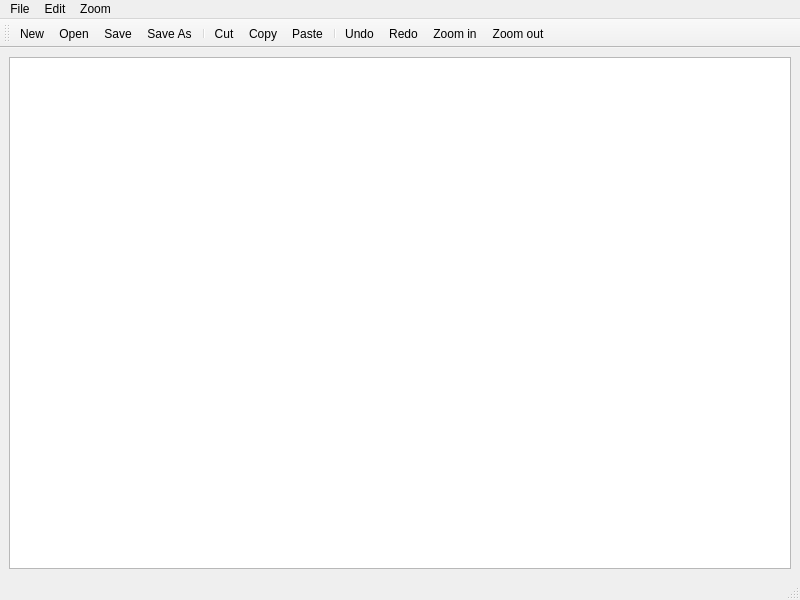
<?xml version="1.0" encoding="UTF-8"?>
<ui version="4.0">
 <class>TextEditor</class>
 <widget class="QMainWindow" name="TextEditor">
  <property name="geometry">
   <rect>
    <x>0</x>
    <y>0</y>
    <width>800</width>
    <height>600</height>
   </rect>
  </property>
  <property name="windowTitle">
   <string>TextEditor</string>
  </property>
  <widget class="QWidget" name="centralwidget">
   <layout class="QHBoxLayout" name="horizontalLayout">
    <item>
     <widget class="QTextEdit" name="textEdit"/>
    </item>
   </layout>
  </widget>
  <widget class="QMenuBar" name="menubar">
   <property name="geometry">
    <rect>
     <x>0</x>
     <y>0</y>
     <width>800</width>
     <height>17</height>
    </rect>
   </property>
   <widget class="QMenu" name="menuFile">
    <property name="title">
     <string>File</string>
    </property>
    <addaction name="actionNew"/>
    <addaction name="actionOpen"/>
    <addaction name="actionSave"/>
    <addaction name="actionSave_As"/>
   </widget>
   <widget class="QMenu" name="menuEdit">
    <property name="title">
     <string>Edit</string>
    </property>
    <addaction name="actionCut"/>
    <addaction name="actionCopy"/>
    <addaction name="actionPaste"/>
    <addaction name="actionUndo"/>
    <addaction name="actionRedo"/>
   </widget>
   <widget class="QMenu" name="menuZoom">
    <property name="title">
     <string>Zoom</string>
    </property>
    <addaction name="actionZoom_in"/>
    <addaction name="actionZoom_out"/>
   </widget>
   <addaction name="menuFile"/>
   <addaction name="menuEdit"/>
   <addaction name="menuZoom"/>
  </widget>
  <widget class="QStatusBar" name="statusbar"/>
  <widget class="QToolBar" name="toolBar">
   <property name="windowTitle">
    <string>toolBar</string>
   </property>
   <attribute name="toolBarArea">
    <enum>TopToolBarArea</enum>
   </attribute>
   <attribute name="toolBarBreak">
    <bool>false</bool>
   </attribute>
   <addaction name="actionNew"/>
   <addaction name="actionOpen"/>
   <addaction name="actionSave"/>
   <addaction name="actionSave_As"/>
   <addaction name="separator"/>
   <addaction name="actionCut"/>
   <addaction name="actionCopy"/>
   <addaction name="actionPaste"/>
   <addaction name="separator"/>
   <addaction name="actionUndo"/>
   <addaction name="actionRedo"/>
   <addaction name="actionZoom_in"/>
   <addaction name="actionZoom_out"/>
  </widget>
  <action name="actionNew">
   <property name="icon">
    <iconset resource="Resource.qrc">
     <normaloff>:/rec/pics/new1.jpg</normaloff>:/rec/pics/new1.jpg</iconset>
   </property>
   <property name="text">
    <string>New</string>
   </property>
   <property name="shortcut">
    <string>Ctrl+N</string>
   </property>
  </action>
  <action name="actionOpen">
   <property name="icon">
    <iconset resource="Resource.qrc">
     <normaloff>:/rec/pics/open1.jpg</normaloff>:/rec/pics/open1.jpg</iconset>
   </property>
   <property name="text">
    <string>Open</string>
   </property>
   <property name="shortcut">
    <string>Ctrl+O</string>
   </property>
  </action>
  <action name="actionSave">
   <property name="icon">
    <iconset resource="Resource.qrc">
     <normaloff>:/rec/pics/save.jpg</normaloff>:/rec/pics/save.jpg</iconset>
   </property>
   <property name="text">
    <string>Save</string>
   </property>
   <property name="shortcut">
    <string>Ctrl+S</string>
   </property>
  </action>
  <action name="actionSave_As">
   <property name="icon">
    <iconset resource="Resource.qrc">
     <normaloff>:/rec/pics/saveAs1.jpg</normaloff>:/rec/pics/saveAs1.jpg</iconset>
   </property>
   <property name="text">
    <string>Save As</string>
   </property>
   <property name="shortcut">
    <string>Ctrl+Shift+S</string>
   </property>
  </action>
  <action name="actionCut">
   <property name="icon">
    <iconset resource="Resource.qrc">
     <normaloff>:/rec/pics/cut.jpg</normaloff>:/rec/pics/cut.jpg</iconset>
   </property>
   <property name="text">
    <string>Cut</string>
   </property>
   <property name="shortcut">
    <string>Ctrl+X</string>
   </property>
  </action>
  <action name="actionCopy">
   <property name="icon">
    <iconset resource="Resource.qrc">
     <normaloff>:/rec/pics/copy.jpg</normaloff>:/rec/pics/copy.jpg</iconset>
   </property>
   <property name="text">
    <string>Copy</string>
   </property>
   <property name="shortcut">
    <string>Ctrl+C</string>
   </property>
  </action>
  <action name="actionPaste">
   <property name="icon">
    <iconset resource="Resource.qrc">
     <normaloff>:/rec/pics/paste.jpg</normaloff>:/rec/pics/paste.jpg</iconset>
   </property>
   <property name="text">
    <string>Paste</string>
   </property>
   <property name="shortcut">
    <string>Ctrl+V</string>
   </property>
  </action>
  <action name="actionUndo">
   <property name="icon">
    <iconset resource="Resource.qrc">
     <normaloff>:/rec/pics/undo.jpg</normaloff>:/rec/pics/undo.jpg</iconset>
   </property>
   <property name="text">
    <string>Undo</string>
   </property>
   <property name="shortcut">
    <string>Ctrl+Z</string>
   </property>
  </action>
  <action name="actionRedo">
   <property name="icon">
    <iconset resource="Resource.qrc">
     <normaloff>:/rec/pics/redo.jpg</normaloff>:/rec/pics/redo.jpg</iconset>
   </property>
   <property name="text">
    <string>Redo</string>
   </property>
   <property name="shortcut">
    <string>Ctrl+Y</string>
   </property>
  </action>
  <action name="actionZoom_in">
   <property name="icon">
    <iconset resource="Resource.qrc">
     <normaloff>:/rec/pics/zoomIn.jpg</normaloff>:/rec/pics/zoomIn.jpg</iconset>
   </property>
   <property name="text">
    <string>Zoom in</string>
   </property>
   <property name="shortcut">
    <string>Ctrl++</string>
   </property>
  </action>
  <action name="actionZoom_out">
   <property name="icon">
    <iconset resource="Resource.qrc">
     <normaloff>:/rec/pics/zoomOut.jpg</normaloff>:/rec/pics/zoomOut.jpg</iconset>
   </property>
   <property name="text">
    <string>Zoom out</string>
   </property>
   <property name="shortcut">
    <string>Ctrl+-</string>
   </property>
  </action>
 </widget>
 <resources>
  <include location="Resource.qrc"/>
 </resources>
 <connections/>
</ui>
